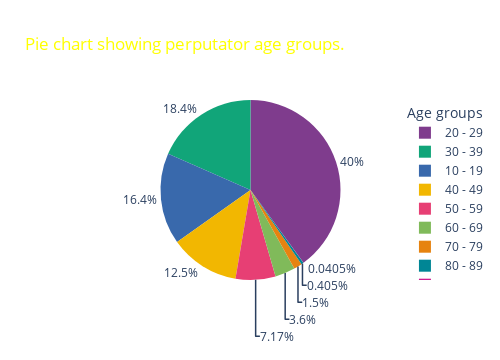

Notebook cell for this chart:
### Code cell
fig_pie3 = px.pie(age_p, values = 'Total number', names='norm_age',
                     title = '<span style="color:yellow">Pie chart showing perputator age groups.</span>',width= 500,color_discrete_sequence=px.colors.qualitative.Bold)
fig_pie3.update_traces(textposition = "outside", hoverinfo = 'value')
fig_pie3.update_layout(legend_title = 'Age groups')
fig_pie3.show()

### Figure 1 — Plotly figure (JSON) as saved in the notebook; plotly's stock layout.template omitted (floating-point values rounded to 4 significant figures)
{"data": [{"domain": {"x": [0, 1], "y": [0, 1]}, "hoverinfo": "value", "hovertemplate": "norm_age=%{label}<br>Total number=%{value}<extra></extra>", "labels": ["10 - 19", "20 - 29", "30 - 39", "40 - 49", "50 - 59", "60 - 69", "70 - 79", "80 - 89", "90 - 99"], "legendgroup": "", "name": "", "showlegend": true, "textposition": "outside", "type": "pie", "values": [405, 987, 455, 309, 177, 89, 37, 10, 1]}], "layout": {"height": 360, "legend": {"title": {"text": "Age groups"}, "tracegroupgap": 0}, "piecolorway": ["rgb(127, 60, 141)", "rgb(17, 165, 121)", "rgb(57, 105, 172)", "rgb(242, 183, 1)", "rgb(231, 63, 116)", "rgb(128, 186, 90)", "rgb(230, 131, 16)", "rgb(0, 134, 149)", "rgb(207, 28, 144)", "rgb(249, 123, 114)", "rgb(165, 170, 153)"], "title": {"text": "<span style=\"color:yellow\">Pie chart showing perputator age groups.</span>"}, "width": 500}}
